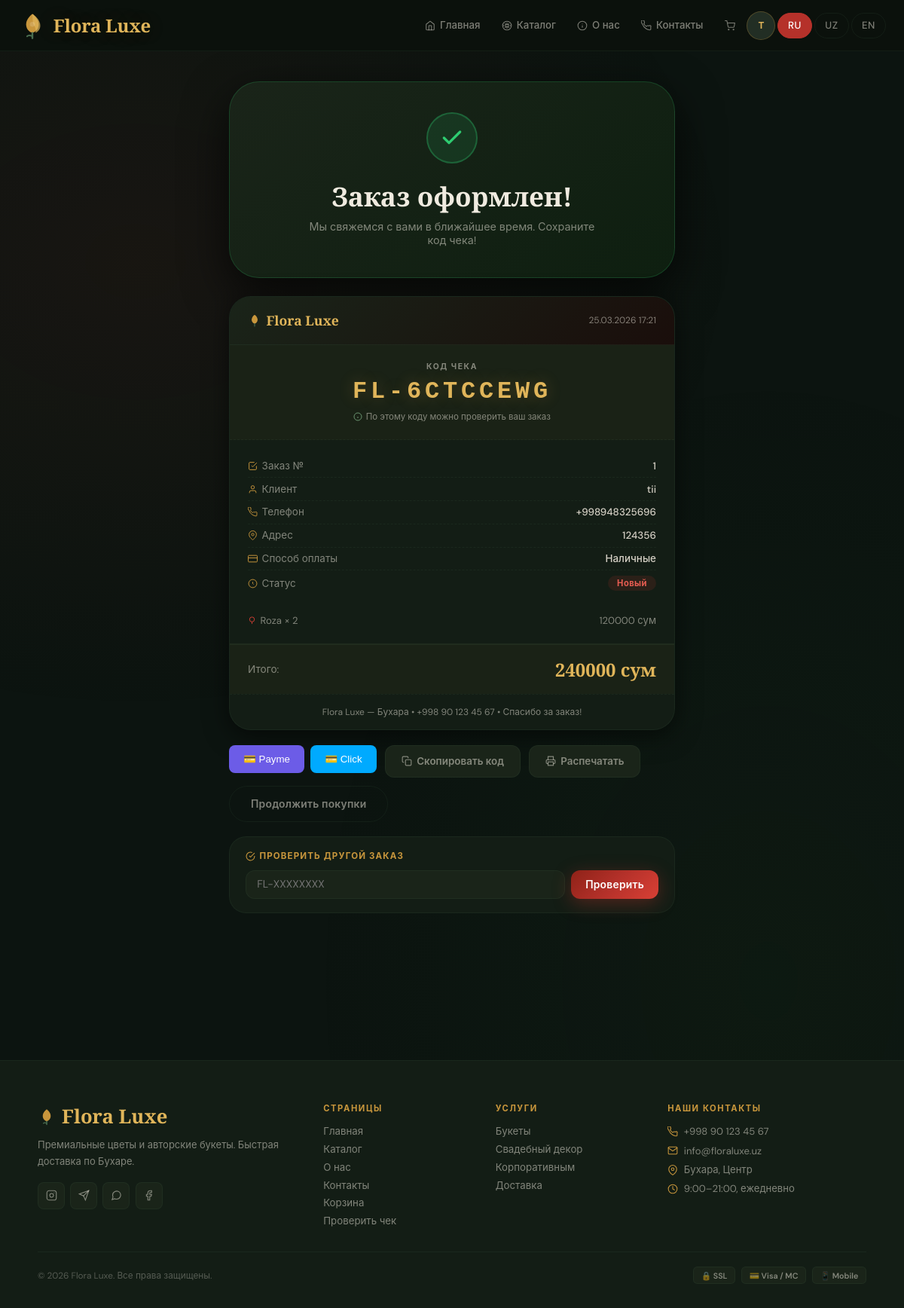
Page /order/success/FL-6CTCCEWG/ (signed in) on the earlier database version.
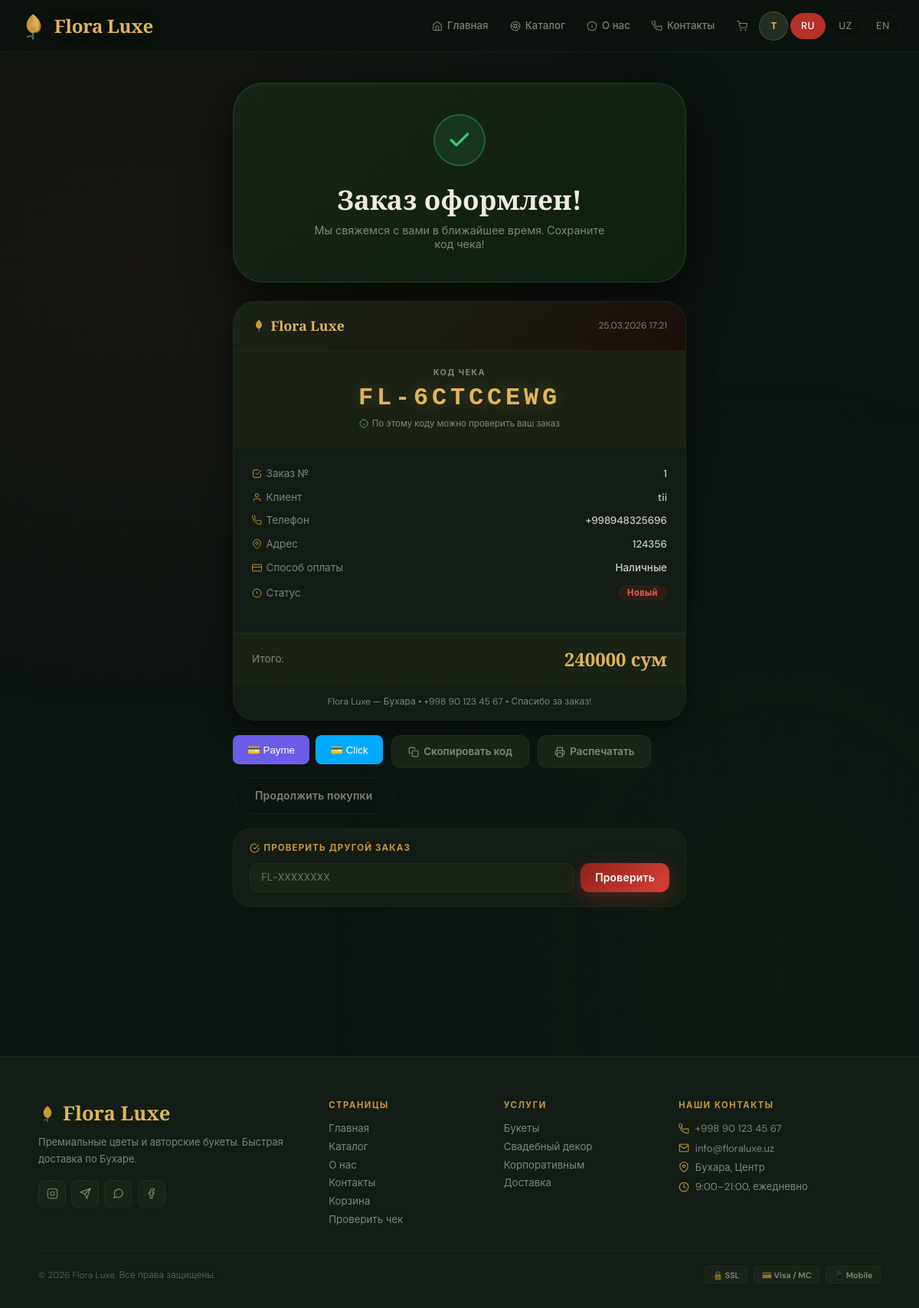
Same page on the later database version.
### main/models.py (models this page shows, shortened)
class OrderItem(models.Model):
    order = models.ForeignKey(Order, on_delete=models.CASCADE, related_name='items', verbose_name="Заказ")
    flower = models.ForeignKey(Flower, on_delete=models.CASCADE, verbose_name="Цветок")
    quantity = models.PositiveIntegerField(default=1, verbose_name="Количество")
    price = models.DecimalField(max_digits=12, decimal_places=0, verbose_name="Цена")
    class Meta:
        verbose_name = "Позиция заказа"
        verbose_name_plural = "Позиции заказа"

class Flower(models.Model):
    category = models.ForeignKey(Category, on_delete=models.CASCADE, related_name='flowers', verbose_name="Категория")
    name = models.CharField(max_length=200, verbose_name="Название")
    price = models.DecimalField(max_digits=12, decimal_places=0, verbose_name="Цена (сум)")
    description = models.TextField(verbose_name="Описание")
    image = models.ImageField(upload_to='flowers/', blank=True, null=True, verbose_name="Изображение")
    available = models.BooleanField(default=True, db_index=True, verbose_name="В наличии")
    created_at = models.DateTimeField(auto_now_add=True, verbose_name="Дата добавления")
    class Meta:
        verbose_name = "Цветок"
        verbose_name_plural = "Цветы"

### main/views.py (the view)
# urls.py: path('order/success/<str:receipt_code>/', views.order_success, name='order_success'),
def order_success(request, receipt_code):
    order = get_object_or_404(Order, receipt_code=receipt_code)
    if order.user != request.user and not request.user.is_staff:
        from django.http import Http404
        raise Http404
    return render(request, 'main/order_success.html', {'order': order})

### main/context_processors.py (called while the page is built)
def language_processor(request):
    current_lang = request.session.get('language', 'ru')
    def t(key):
        return get_text(key, current_lang)
    return {
        't': t,
        'current_lang': current_lang,
        'languages': [
            {'code': 'ru', 'name': 'Русский', 'flag': '🇷🇺'},
            {'code': 'uz', 'name': 'O\'zbek', 'flag': '🇺🇿'},
            {'code': 'en', 'name': 'English', 'flag': '🇬🇧'},
        ]
    }

### main/locales.py (called while the page is built)
def get_text(key, lang='ru'):
    return TRANSLATIONS.get(lang, TRANSLATIONS['ru']).get(key, key)

### main/templatetags/i18n_tags.py (called while the page is built)
@register.tag('t')
def translate_tag(parser, token):
    try:
        parts = token.split_contents()
        key = parts[1]
    except (ValueError, IndexError):
        raise template.TemplateSyntaxError("{% t 'key' %} requires one argument")
    return TranslateNode(key)

    def render(self, context):
        lang = context.get('current_lang', 'ru')
        key = self.key.strip("'\"")
        return get_text(key, lang)

### main/templates/main/order_success.html (shortened to what the changed rows need)
{% extends 'main/base.html' %}
{% load i18n_tags %}
{% block content %}
<div class="os-page">
  <div class="os-banner">
    <h1>{% if current_lang == 'uz' %}Buyurtma qabul qilindi!{% elif current_lang == 'en' %}Order Confirmed!{% else %}Заказ оформлен!{% endif %}</h1>
  </div>
  <div class="receipt">
    <div class="receipt-items">
      {% for item in order.items.all %}
      <div class="ritem">
        <span class="ritem-name">
          <svg viewBox="0 0 24 24"><path d="M12 2a7 7 0 100 14A7 7 0 0012 2z"/><path d="M12 16v6"/></svg>
          {{ item.flower.name }} × {{ item.quantity }}
        </span>
        <span>{{ item.price|floatformat:0 }} {% t 'price' %}</span>
      </div>
      {% endfor %}
    </div>
  </div>
</div>
{% endblock %}

Differences in the rows shown:
removed OrderItem: flower.name "Roza", quantity "2", price "120000", t "сум"
